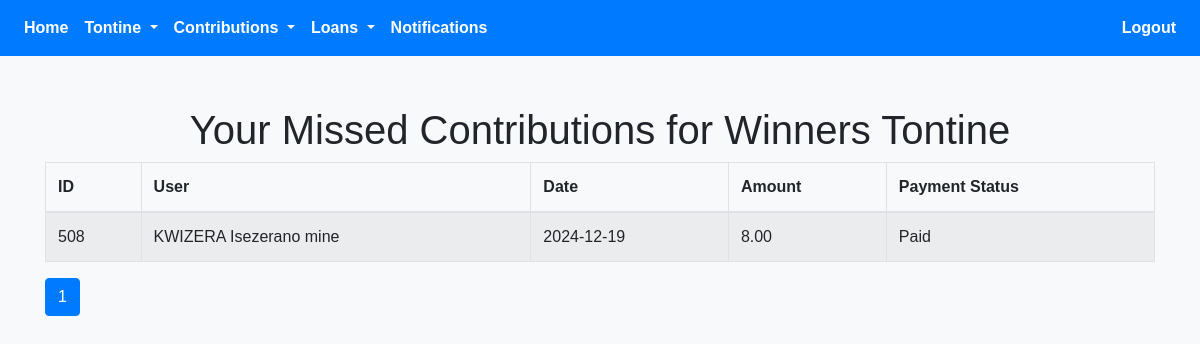
Page /missed_contribution_admin.php?id=59 (signed in) on the earlier database version.
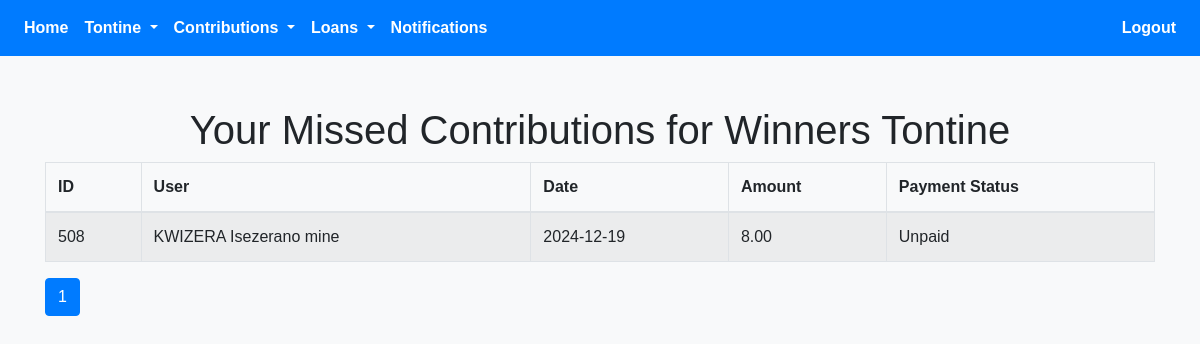
Same page on the later database version.
### tables this page shows
CREATE TABLE `missed_contributions` (
  `id` int(11) NOT NULL,
  `user_id` int(11) NOT NULL,
  `tontine_id` int(11) NOT NULL,
  `missed_amount` decimal(10,2) NOT NULL,
  `missed_date` date NOT NULL,
  `created_at` timestamp NOT NULL DEFAULT current_timestamp(),
  `status` enum('Paid','Unpaid') DEFAULT 'Unpaid'
);

CREATE TABLE `users` (
  `id` int(11) NOT NULL,
  `firstname` varchar(50) NOT NULL,
  `lastname` varchar(50) NOT NULL,
  `phone_number` varchar(15) NOT NULL,
  `idno` varchar(50) NOT NULL,
  `idnotype` varchar(50) NOT NULL,
  `idno_picture` varchar(255) NOT NULL,
  `behalf_name` varchar(30) NOT NULL,
  `behalf_phone_number` varchar(30) NOT NULL,
  `password` varchar(255) NOT NULL,
  `image` varchar(255) NOT NULL,
  `otp` int(11) DEFAULT 0,
  `verified` tinyint(4) NOT NULL DEFAULT 0,
  `otp_used` tinyint(1) NOT NULL DEFAULT 0,
  `otp_login` int(11) NOT NULL DEFAULT 0,
  `otp_forgot` int(11) NOT NULL,
  `otp_behalf` int(11) NOT NULL,
  `otp_behalf_used` tinyint(1) NOT NULL,
  `terms` tinyint(1) DEFAULT 0,
  `created_at` timestamp NOT NULL DEFAULT current_timestamp(),
  `updated_at` timestamp NOT NULL DEFAULT current_timestamp() ON UPDATE current_timestamp(),
  `role` enum('User','Sector','Court') DEFAULT 'User'
);

### missed_contribution_admin.php (the view, shortened to what the changed rows need)
<?php
require 'config.php';
$tontine_id = isset($_GET['id']) ? (int)$_GET['id'] : null;
$perPage = 5;
$page = isset($_GET['page']) ? (int)$_GET['page'] : 1;
$page = max($page, 1);
$start = ($page - 1) * $perPage;
try {
$stmt = $pdo->prepare("
SELECT mc.id, mc.missed_date, mc.missed_amount, mc.status, u.phone_number, u.firstname, u.lastname, u.id as user_id
FROM missed_contributions mc
JOIN users u ON mc.user_id = u.id
WHERE mc.tontine_id = :tontine_id
AND mc.id IN (
    SELECT MAX(mc.id) FROM missed_contributions mc
    WHERE mc.tontine_id = :tontine_id
    GROUP BY mc.user_id, mc.missed_date
)
ORDER BY mc.missed_date DESC
LIMIT :start, :perPage
");
$stmt->bindValue(':tontine_id', $tontine_id, PDO::PARAM_INT);
$stmt->bindValue(':start', $start, PDO::PARAM_INT);
$stmt->bindValue(':perPage', $perPage, PDO::PARAM_INT);
$stmt->execute();
$contributions = $stmt->fetchAll(PDO::FETCH_ASSOC);
    $tontineStmt = $pdo->prepare("SELECT tontine_name FROM tontine WHERE id = :id");
    $tontineStmt->bindParam(':id', $tontine_id, PDO::PARAM_INT);
    $tontineStmt->execute();
    $tontine = $tontineStmt->fetch(PDO::FETCH_ASSOC);
} catch (PDOException $e) {
    die("Error: " . htmlspecialchars($e->getMessage()));
}
?>
<!DOCTYPE html>
<html lang="en">
<head>
    <link rel="stylesheet" href="https://stackpath.bootstrapcdn.com/bootstrap/4.5.2/css/bootstrap.min.css">
    <link rel="stylesheet" href="https://cdnjs.cloudflare.com/ajax/libs/font-awesome/5.15.4/css/all.min.css">
</head>
<body>
    <div class="container">
        <h1 class="text-center">Your Missed Contributions for <?php echo htmlspecialchars($tontine['tontine_name']); ?></h1>
        <?php if (!empty($contributions)): ?>
          <table class="table table-bordered table-striped">
            <thead>
                <tr>
                    <th>ID</th>
                    <th>User</th>
                    <th>Date</th>
                    <th>Amount</th>
                    <th>Payment Status</th>
                </tr>
            </thead>
            <tbody>
                <?php foreach ($contributions as $contribution): ?>
                  <tr>
  <td><?php echo htmlspecialchars($contribution['id']); ?></td>
  <td><?php echo htmlspecialchars($contribution['firstname'] . ' ' . $contribution['lastname']); ?></td>
  <td><?php echo htmlspecialchars($contribution['missed_date']); ?></td>
  <td><?php echo htmlspecialchars($contribution['missed_amount']); ?></td>
  <td><?php echo htmlspecialchars($contribution['status']); ?></td>
</tr>
                <?php endforeach; ?>
            </tbody>
        </table>
        <?php else: ?>
            <p class="text-center">No missed contributions found.</p>
        <?php endif; ?>
    </div>
</body>
</html>

Differences in the rows shown:
changed missed_contributions "KWIZERA Isezerano mine": status "Paid" → "Unpaid"
